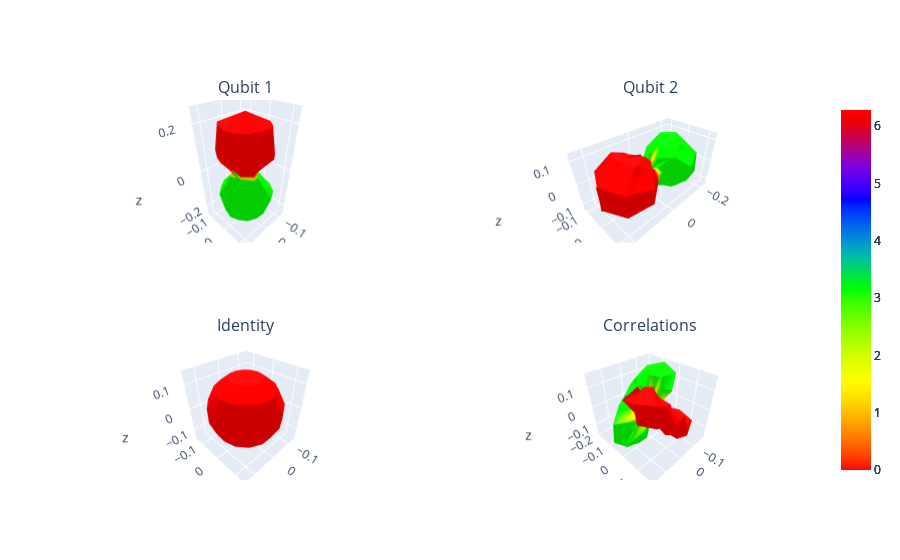

The code cell stored with this chart in its notebook:
### Code cell
# Target density matrix (important for calculating fidelity)
rhoT = 0.5*np.matrix([[1, 1, 0, 0], [1, 1, 0, 0], [0, 0, 0, 0], [0, 0, 0, 0]])

# running quantum circuits 
# --Input--
# res_theta: resolution of polar angles for sampling between [0,pi] for tomography
# circuits: circuits for performing Wigner state tomography for single-qubit
# device: provide a simulator or a quantum device
# shots: number of shots
# inter: interactivity of tomographed droplets. 
    # If inter=0: provides a matplotlib plot with fixed point of view. 
    # If inter=1: provides a plotly plot with three-dimensional interactive droplets. (Chose me!!)
# rhoT: target density matrix

# --Output--
# tomographed state fidelity
# tomographed density matrix
# plot of expectation values (required for constructing droplets)
# droplet plots: identity droplet (corresponds to identity term of the density matrix) 
    # qubit1: droplet representing the corresponding Pauli component in the density matrix for first qubit.
    # qubit2: droplet representing the corresponding Pauli component in the density matrix for second qubit. 
    # correlations: droplet corresponding to correlations (bilinear) terms of density matrix.
    # The direction of the qubit reflects the direction of the Bloch vector (for qubit1 and qubit2) and color represents the phase given by arg[dropelt function].
    # color description: red- positive, green- negative, yellow-positive imaginary, blue-negative imaginary 
WQST2Q.WQST_2Q_runner(res_theta, circuits=circ_q,device=simulator,shots=1024,inter=1,rhoT=rhoT)
